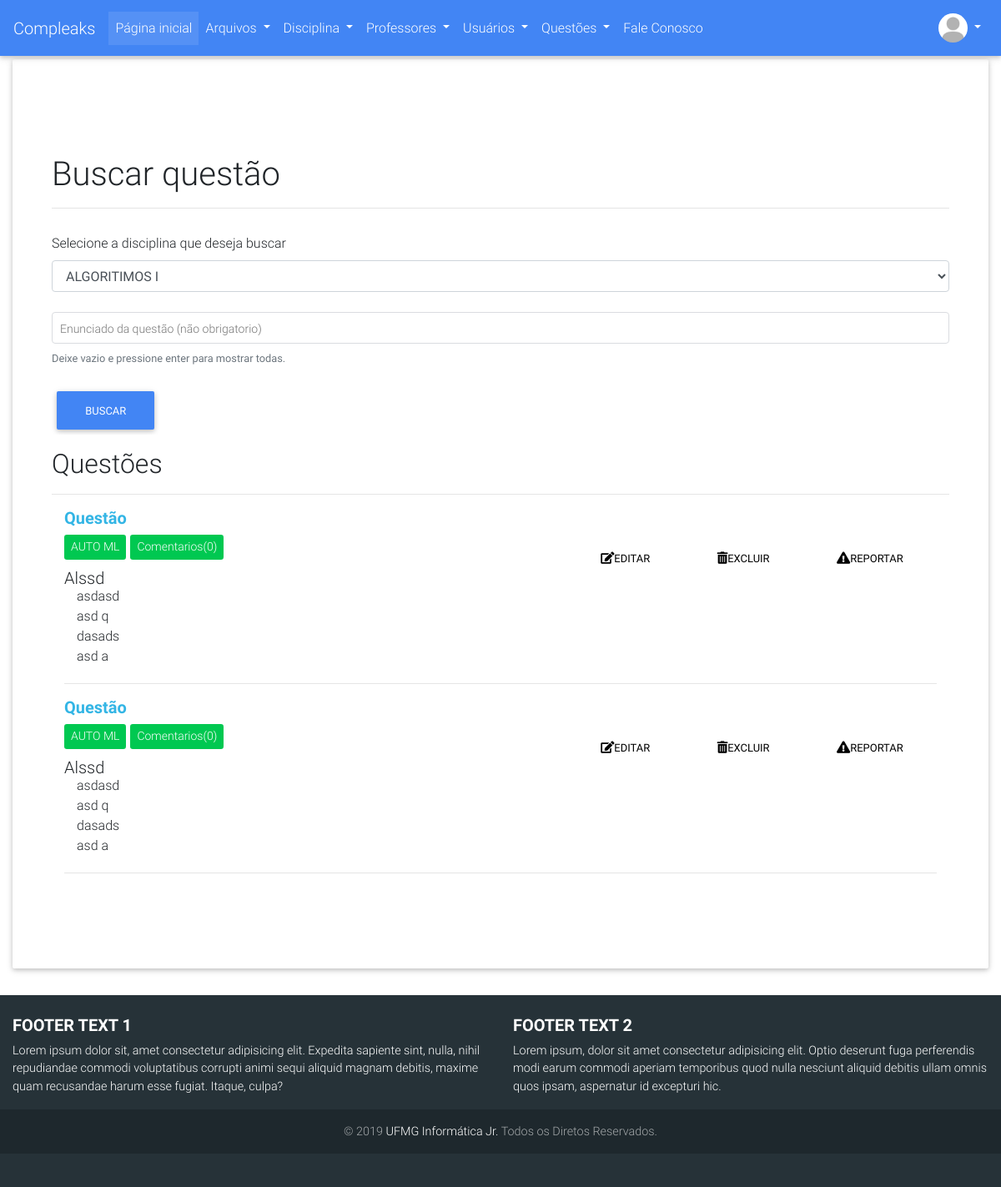
Before: /questoes/buscar (signed in) with the older database file.
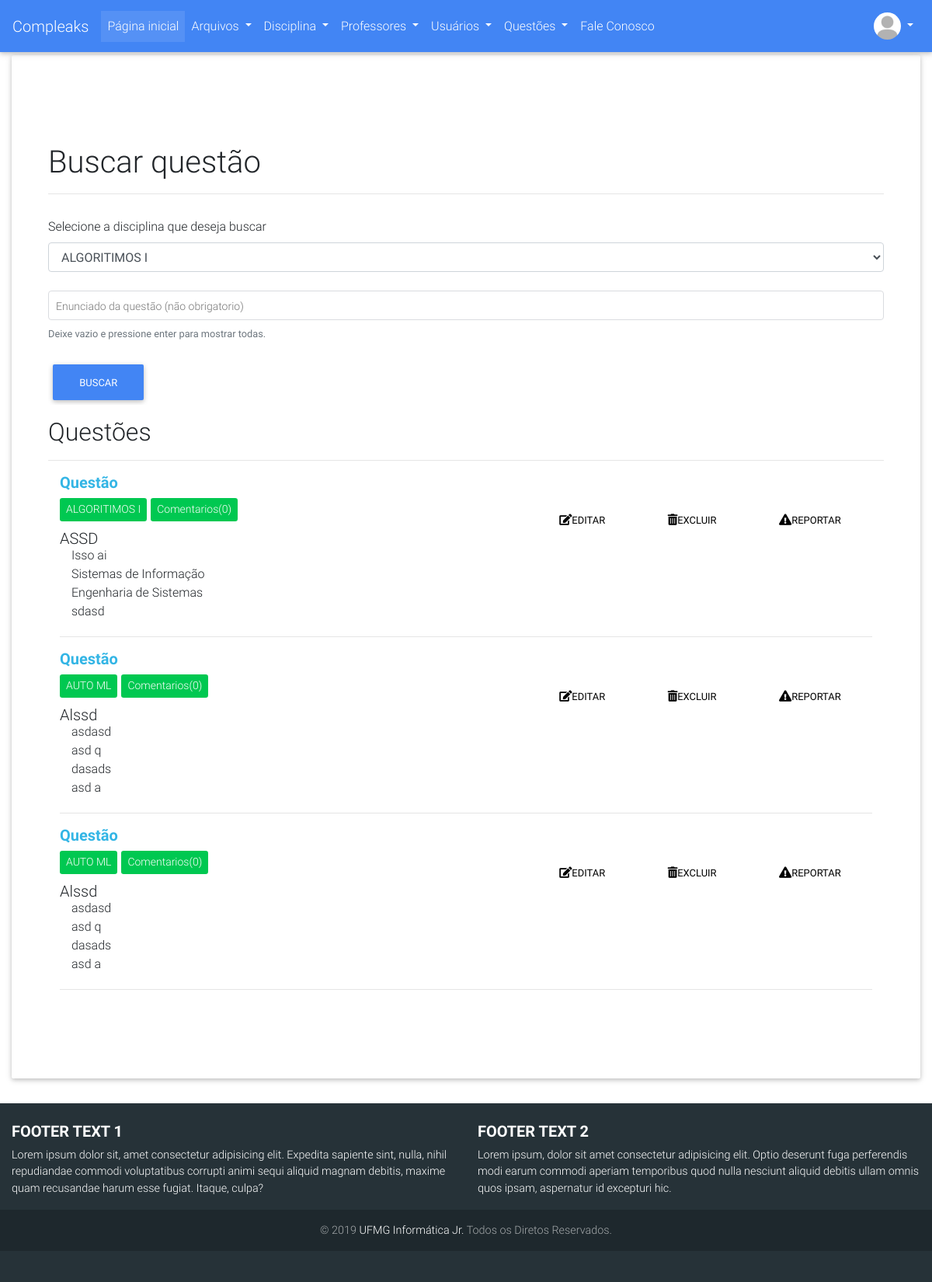
After: the same page with the newer database file.
### compleaks/usuarios/models.py (models this page shows, shortened)
class Usuario(db.Model, UserMixin):
	__tablename__ = 'usuarios'
	id = db.Column(db.Integer, primary_key=True)
	username = db.Column(db.String(30), unique=True)
	hhash = db.Column(db.String)
	nome = db.Column(db.String(120))
	email = db.Column(db.String(120), unique=True)
	curso = db.Column(db.String(64))
	periodo = db.Column(db.Integer)
	is_admin = db.Column(db.Integer)
	data_criacao = db.Column(db.DateTime, default=datetime.now)
	avatar = db.Column(db.String(120), default="default_profile.png")
	ativado = db.Column(db.Boolean)
	data_deletado = db.Column(db.DateTime, nullable=True)
	id_deletor = db.Column(db.Integer, nullable=True)
	motivo_delete = db.Column(db.String(120), nullable=True)
	arquivos = db.relationship('Arquivo', backref='author', lazy=True)
	avaliacoes = db.relationship('Avaliacao_Arquivo', backref='avaliador', lazy=True)

### compleaks/questoes/models.py (models this page shows, shortened)
class Questao(db.Model):
	__tablename__ = 'questoes'
	id = db.Column(db.Integer, primary_key=True)
	enunciado = db.Column(db.Text, nullable=False)
	data_criacao = db.Column(db.DateTime, default=datetime.now)
	correta = db.Column(db.Integer, default=False)
	ativado = db.Column(db.Boolean, default=True)
	disciplina_id = db.Column(db.Integer, db.ForeignKey('disciplinas.id'), nullable=False)
	usuario_id = db.Column(db.Integer, db.ForeignKey('usuarios.id'), nullable=False)
	materia_id = db.Column(db.Integer, db.ForeignKey('materias.id'))
	alternativas = db.relationship('Alternativa', backref='questao', uselist=True)

class Alternativa(db.Model):
	__tablename__ = 'alternativas'
	id = db.Column(db.Integer, primary_key=True)
	conteudo = db.Column(db.Text, nullable=False)
	opcao = db.Column(db.Integer)
	questao_id = db.Column(db.Integer, db.ForeignKey('questoes.id'), nullable=False)

### compleaks/disciplinas/models.py (models this page shows, shortened)
class Disciplina(db.Model):
	__tablename__ = 'disciplinas'
	id = db.Column(db.Integer, primary_key=True)
	nome = db.Column(db.String, unique=True)
	data_criacao = db.Column(db.DateTime, default=datetime.now())
	ativado = db.Column(db.Boolean)
	data_deletado = db.Column(db.DateTime, nullable=True)
	id_deletor = db.Column(db.Integer, nullable=True)
	id_criador = db.Column(db.Integer, nullable=True)
	motivo_delete = db.Column(db.String(120), nullable=True)
	arquivos = db.relationship('Arquivo', backref='disciplina', lazy=True)
	comentarios = db.relationship('ComentarioDisc', backref='disciplina', lazy=True)
	questoes = db.relationship('Questao', backref='disciplina', lazy=True)
	materias = db.relationship('Materia', backref='disciplina', lazy=True)

### compleaks/questoes/views.py (the view, shortened to what this page needs)
@questoes.route('/buscar', methods=['POST', 'GET'])
@login_required
def buscar():
	if not (current_user.is_authenticated):
		abort(403)
	contador = {}
	form_buscar = BuscarQuestaoForm()
	questoes = Questao.query.order_by(Questao.data_criacao.desc())
	comment = [comentario.questao_id
									 for comentario in Comentario.query.order_by('questao_id')]
	comentarios = list(set(comment))
	for coment in comentarios:
		contador.update({str(coment):comment.count(coment)})
	alternativas = Alternativa.query.order_by(Alternativa.id.asc())
	busca = False
	existe_questao = False
	form_buscar.disciplina.choices = [(str(disciplina.id), disciplina.nome)
									 for disciplina in Disciplina.query.order_by('nome')
									 if disciplina.ativado]
	disciplinas = [(str(disciplina.id), disciplina.nome)
									 for disciplina in Disciplina.query.order_by('id')
									 if disciplina.ativado]
	return render_template('buscar_questao.html', questoes=questoes, alternativas=alternativas, disciplinas=disciplinas,
												 form_buscar=form_buscar, busca=busca, existe_questao=existe_questao,
												 comentarios=comentarios, contador=contador)

### compleaks/questoes/forms.py
class BuscarQuestaoForm(FlaskForm):
	disciplina = SelectField("Selecione a disciplina que deseja buscar", validators=[DataRequired()])
	enunciado = StringField("Enunciado:")
	submit = SubmitField("Buscar")

### compleaks/usuarios/models.py (called while the page is built)
@login_manager.user_loader
def load_user(user_id):
    return Usuario.query.get(user_id)

### compleaks/questoes/templates/questoes/buscar_questao.html (shortened to what this page needs)
{% extends "base.html" %}
{% block content %}
<div class="container">
    <div>
        <form class="form-group" method="POST">
            <div class="page-header" style="margin-bottom: 30px;">
                <h1>Buscar questão</h1>
                <hr/>
            </div>
            <div class="form-group">
                {{form_buscar.disciplina.label}}{{ form_buscar.disciplina(class="form-control") }}
            </div>
            <div class="md-form md-outline">
                {{form_buscar.enunciado(id="inputIconEx1", class="form-control")}}
                <label for="inputIconEx1">Enunciado da questão (não obrigatorio)</label>
                <small id="emailHelp2" class="form-text text-muted">Deixe vazio e pressione enter para mostrar todas.</small>
            </div>
            {{ form_buscar.submit(class="btn btn-primary") }}
        </form>
    </div>
    <div class="page-header">
        <h2>Questões</h2>
        <hr>
    </div>
    <div class="container">
        {% for quest in questoes %}
             <a href="{{url_for('questoes.ver', id=quest.id)}}">
                <h5 class="text-info font-weight-bold">
                    Questão
                </h5>
            </a>
            <div class="row" style="height: 30px;">
                <div class="col-md-6 d-flex justify-content-start">
                    <span class="btn-success btn-sm" style="height: 30px;">
                        {{ quest.disciplina.nome }}
                    </span>
                    <span class="btn-success btn-sm" style="margin-left: 5px; height: 30px;">
                        {% if contador[quest.id|string] %}
                            <span>Comentarios({{contador[quest.id|string]}})</span>
                        {% else %}
                            <span>Comentarios(0)</span>
                        {% endif %}
                    </span>
                </div>
                <div class="col-md-6 d-flex justify-content-end">
                    {% if current_user.is_admin or current_user.id == quest.usuario_id %}
                        <button class="btn btn-link"><i class="fas fa-edit"></i>Editar</button>
                        <button class="btn btn-link"><i class="fas fa-trash-alt"></i>Excluir</button>
                    {% endif %}
                    <button class="btn btn-link"><i class="fas fa-exclamation-triangle"></i>Reportar</button>
                </div>
            </div>
            <h5 style="margin-top: 10px; margin-bottom: -2px;">
                {{ quest.enunciado }}
            </h5>
            <div class="container" style="margin-bottom: 20px;">
                {% for altv in alternativas %}
                    {% if altv.questao_id==quest.id %}
                        {{ altv.conteudo }}
                        <br>
                    {% endif %}
                {% endfor %}
            </div>
            <hr>
        {% endfor %}
    </div>
</div>
{% endblock %}

### compleaks/templates/base.html (shortened to what this page needs)
<!DOCTYPE html>
<html lang="en">
<head>
  <link href="{{url_for('static',filename='css/component.css')}}" rel="stylesheet">
  <link href="{{url_for('static',filename='css/estilos.css')}}" rel="stylesheet">
  <link rel="stylesheet" href="https://use.fontawesome.com/releases/v5.7.0/css/all.css">
  <link href="{{url_for('static',filename='css/bootstrap.min.css')}}" rel="stylesheet">
  <link href="{{url_for('static',filename='css/mdb.min.css')}}" rel="stylesheet">
  <link href="{{url_for('static',filename='css/style.css')}}" rel="stylesheet">
</head>
<body>
  <nav class="mb-1 navbar navbar-expand-lg navbar-dark primary-color lighten-1">
    <a class="navbar-brand" href="{{ url_for('principal.index') }}">Compleaks</a>
  <div class="collapse navbar-collapse" id="navbarSupportedContent-555">
    <ul class="navbar-nav mr-auto">
      <li class="nav-item active">
        <a class="nav-link" href="{{ url_for('principal.index') }}">Página inicial
        </a>
      </li>
      <li class="nav-item dropdown">
        <a class="nav-link dropdown-toggle" id="navbarDropdownMenuLink-555" data-toggle="dropdown" aria-haspopup="true"
          aria-expanded="false">Arquivos
        </a>
      </li>
      <li class="nav-item dropdown">
        <a class="nav-link dropdown-toggle" id="navbarDropdownMenuLink-555" data-toggle="dropdown" aria-haspopup="true"
          aria-expanded="false">Disciplina
        </a>
      </li>
      <li class="nav-item dropdown">
        <a class="nav-link dropdown-toggle" id="navbarDropdownMenuLink-555" data-toggle="dropdown" aria-haspopup="true"
          aria-expanded="false">Professores
        </a>
      </li>
      {% if current_user.is_admin %}
        <li class="nav-item dropdown">
          <a class="nav-link dropdown-toggle" id="navbarDropdownMenuLink-555" data-toggle="dropdown" aria-haspopup="true"
            aria-expanded="false">Usuários
          </a>
        </li>
      {% endif %}
      {% if current_user.is_authenticated %}
        <li class="nav-item dropdown">
          <a class="nav-link dropdown-toggle" id="navbarDropdownMenuLink-555" data-toggle="dropdown" aria-haspopup="true"
            aria-expanded="false"> Questões
          </a>
        </li>
      {% endif %}
        <li class="nav-item">
          <a class="nav-link" href="{{url_for('principal.feedback')}}" > Fale Conosco
          </a>
        </li>
    </ul>
    <ul class="navbar-nav ml-auto nav-flex-icons">
      {% if not current_user.is_authenticated %}
        <li class="nav-item dropdown">
          <a class="nav-link dropdown-toggle" id="navbarDropdownMenuLink-4" data-toggle="dropdown" aria-haspopup="true"
            aria-expanded="false">
            <i class="fas fa-user"></i></a>
          <div class="dropdown-menu dropdown-menu-right dropdown-info" aria-labelledby="navbarDropdownMenuLink-4">
            <a class="dropdown-item" data-toggle="modal" data-target="#elegantModalForm">Entrar</a>
            <a class="dropdown-item" href="{{url_for('usuarios.adicionar')}}">Cadastrar</a>
          </div>
        </>
      {% else %}
        <li class="nav-item avatar dropdown">
          <a class="nav-link dropdown-toggle" id="navbarDropdownMenuLink-55" data-toggle="dropdown" aria-haspopup="true"
            aria-expanded="false">
            <img src="{{url_for('static', filename='images/avatares/'+current_user.avatar)}}" class="rounded-circle z-depth-0" alt="Avatar" height="35" width="35" style="object-fit: cover;">
          </a>
        </li>
      {% endif %}
    </ul>
  </div>
</nav>
  {% block divisao %}
  <div class="container-fluid">
    <div class="jumbotron" style="background-color: white;">
  {% endblock %}
      <div style="margin-bottom: 50px; margin-top: 50px;">
        {% block content %}
        {% endblock %}
      </div>
    </div>
  </div>
<footer class="page-footer font-small special-color-dark teal pt-4">
    <div class="container-fluid text-center text-md-left">
      <div class="row">
        <div class="col-md-6 mt-md-0 mt-3">
          <h5 class="text-uppercase font-weight-bold">Footer text 1</h5>
          <p>Lorem ipsum dolor sit, amet consectetur adipisicing elit. Expedita sapiente sint, nulla, nihil repudiandae commodi voluptatibus corrupti animi sequi aliquid magnam debitis, maxime quam recusandae harum esse fugiat. Itaque, culpa?</p>
        </div>
        <div class="col-md-6 mb-md-0 mb-3">
          <h5 class="text-uppercase font-weight-bold">Footer text 2</h5>
          <p>Lorem ipsum, dolor sit amet consectetur adipisicing elit. Optio deserunt fuga perferendis modi earum commodi aperiam temporibus quod nulla nesciunt aliquid debitis ullam omnis quos ipsam, aspernatur id excepturi hic.</p>
        </div>
      </div>
    </div>
    <div class="footer-copyright text-center py-3">© 2019
      <a href="http://ijunior.com.br"> UFMG Informática Jr.</a> Todos os Diretos Reservados.
    </div>
  </footer>
</body>
</html>

### compleaks/static/css/estilos.css (style rules this page uses)
body { overflow: auto; }
footer { background: #2196F3; padding: 80px 0px 40px 0px; position: relative; }

### compleaks/static/css/style.css (style rules this page uses)
html { width: 100%; height: 100%; }

Changed rows visible on the page:
added Questao: disciplina.nome "ALGORITIMOS I", shows "Comentarios(0)", enunciado "ASSD"
added Alternativa: conteudo "Isso ai", shown under "ALGORITIMOS I"
added Alternativa: conteudo "Sistemas de Informação", shown under "ALGORITIMOS I"
added Alternativa: conteudo "Engenharia de Sistemas", shown under "ALGORITIMOS I"
added Alternativa: conteudo "sdasd", shown under "ALGORITIMOS I"
